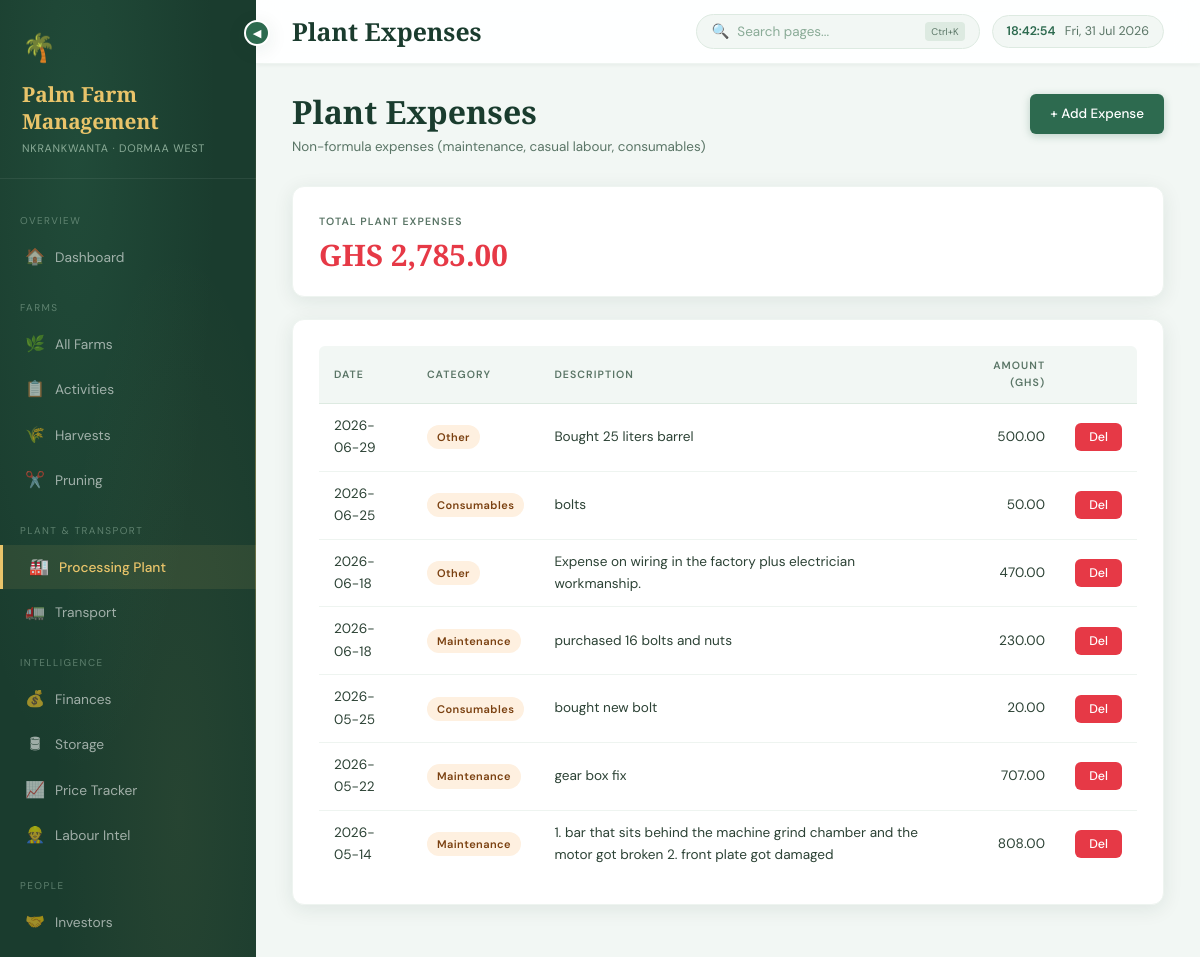
/plant/expenses, run on the app's committed database.
### tables this page shows
CREATE TABLE plant_expenses (
    id          INTEGER PRIMARY KEY AUTOINCREMENT,
    date        DATE NOT NULL,
    category    TEXT CHECK(category IN ('Maintenance','Casual Labour','Consumables','Other')),
    description TEXT,
    amount      REAL DEFAULT 0,
    notes       TEXT
);

### routes/plant.py (the view)
@plant_bp.route('/expenses')
def expenses():
    exp   = query("SELECT * FROM plant_expenses ORDER BY date DESC")
    total = query("SELECT COALESCE(SUM(amount),0) AS t FROM plant_expenses", one=True)['t']
    return render_template('plant/expenses.html',
        expenses=exp, total=total, categories=EXPENSE_CATEGORIES)

### database/db.py (called while the page is built)
def get_connection():
    conn = sqlite3.connect(DB_PATH)
    conn.row_factory = sqlite3.Row
    conn.execute("PRAGMA foreign_keys = ON")
    return conn

def query(sql, params=(), one=False):
    conn = get_connection()
    cur = conn.execute(sql, params)
    rv = cur.fetchone() if one else cur.fetchall()
    conn.close()
    return rv

### templates/plant/expenses.html (shortened to what this page needs)
{% extends 'base.html' %}
{% block page_title %}Plant Expenses{% endblock %}
{% block content %}
<div class="page-header">
  <div><h2>Plant Expenses</h2><p>Non-formula expenses (maintenance, casual labour, consumables)</p></div>
  <a href="{{ url_for('plant.add_expense') }}" class="btn btn-primary">+ Add Expense</a>
</div>
<div class="card">
  <div class="stat-label">Total Plant Expenses</div>
  <div class="stat-value negative">GHS {{ '{:,.2f}'.format(total) }}</div>
</div>
<div class="card"><div class="table-wrap">
  <table>
    <thead><tr><th>Date</th><th>Category</th><th>Description</th><th class="text-right">Amount (GHS)</th><th></th></tr></thead>
    <tbody>
    {% for e in expenses %}
    <tr>
      <td>{{ e['date'] }}</td>
      <td><span class="badge badge-amber">{{ e['category'] }}</span></td>
      <td>{{ e['description'] or '—' }}</td>
      <td class="text-right mono">{{ '{:,.2f}'.format(e['amount']) }}</td>
      <td><form method="POST" action="{{ url_for('plant.delete_expense', exp_id=e['id']) }}" data-confirm="Delete?"><button class="btn btn-sm btn-danger">Del</button></form></td>
    </tr>
    {% else %}
    <tr><td colspan="5" class="text-center muted" style="padding:32px;">No expenses logged.</td></tr>
    {% endfor %}
    </tbody>
  </table>
</div></div>
{% endblock %}

### templates/base.html (style rules this page uses)
:root { --green-dark: #1a3c2e; --green-mid: #2d6a4f; --green-light: #52b788; --green-pale: #d8f3dc; --green-wash: #eef7f1; --gold: #e9c46a; --gold-dark: #c49a2a; --gold-pale: #fdf3dc; --red: #e63946; --red-pale: #fdecea; --amber: #f4a261; --amber-pale: #fef0e0; --white: #ffffff; --off-white: #f8faf9; --surface: #f2f7f4; --border: #ddeae1; --border-soft: #eef4f0; --ink: #1a2e25; --ink-mid: #2c4235; --ink-soft: #5a7566; --ink-muted: #8aab97; --sidebar-w: 256px; --r-sm: 6px; --r: 12px; --r-lg: 18px; --shadow-sm: 0 1px 4px rgba(26,60,46,0.06); --shadow: 0 4px 20px rgba(26,60,46,0.09); --shadow-lg: 0 8px 40px rgba(26,60,46,0.13); --shadow-gold: 0 4px 20px rgba(196,154,42,0.2); }
*, *::before, *::after { box-sizing: border-box; margin: 0; padding: 0; }
html { scroll-behavior: smooth; }
body { font-family: 'DM Sans', sans-serif; background: var(--surface); color: var(--ink); display: flex; min-height: 100vh; font-size: 14px; line-height: 1.65; -webkit-font-smoothing: antialiased; }
.card { background: var(--white); border-radius: var(--r); box-shadow: var(--shadow); padding: 26px; margin-bottom: 22px; border: 1px solid var(--border-soft); transition: box-shadow 0.22s ease, transform 0.22s ease; position: relative; overflow: hidden; }
.card::before { content: ''; position: absolute; top: 0; left: 0; right: 0; height: 2px; background: linear-gradient(90deg, var(--green-mid), var(--gold), var(--green-mid)); transform: scaleX(0); transform-origin: left; transition: transform 0.3s ease; }
.stat-label { font-size: 0.66rem; text-transform: uppercase; letter-spacing: 0.1em; color: var(--ink-soft); font-weight: 600; margin-bottom: 10px; }
.stat-value { font-family: 'Cormorant Garamond', serif; font-size: 1.85rem; font-weight: 700; color: var(--ink); line-height: 1; position: relative; z-index: 1; }
.stat-value.negative { color: var(--red); }
.table-wrap { overflow-x: auto; border-radius: var(--r-sm); }
table { width: 100%; border-collapse: collapse; font-size: 0.85rem; }
thead th { background: var(--surface); color: var(--ink-soft); text-align: left; padding: 11px 15px; font-size: 0.66rem; text-transform: uppercase; letter-spacing: 0.1em; font-weight: 600; border-bottom: 1px solid var(--border); }
tbody tr { border-bottom: 1px solid var(--border-soft); transition: background 0.12s; }
tbody tr:last-child { border-bottom: none; }
tbody td { padding: 11px 15px; vertical-align: middle; color: var(--ink-mid); }
.text-right { text-align: right; }
.mono { font-variant-numeric: tabular-nums; letter-spacing: 0.01em; }
.badge { display: inline-flex; align-items: center; padding: 3px 10px; border-radius: 20px; font-size: 0.69rem; font-weight: 600; letter-spacing: 0.04em; }
.badge-amber { background: var(--amber-pale); color: #7a4010; }
.btn { display: inline-flex; align-items: center; gap: 7px; padding: 9px 20px; border-radius: var(--r-sm); font-family: 'DM Sans', sans-serif; font-size: 0.84rem; font-weight: 500; cursor: pointer; text-decoration: none; border: none; transition: all 0.2s cubic-bezier(0.34,1.56,0.64,1); }
.btn-primary { background: var(--green-mid); color: white; box-shadow: 0 2px 8px rgba(45,106,79,0.28); }
.btn-danger { background: var(--red); color: white; }
.btn-sm { padding: 6px 14px; font-size: 0.78rem; }
.page-header { display: flex; align-items: flex-start; justify-content: space-between; margin-bottom: 28px; }
.page-header h2 { font-family: 'Cormorant Garamond', serif; font-size: 2rem; font-weight: 600; color: var(--green-dark); line-height: 1.15; }
.page-header p { font-size: 0.84rem; color: var(--ink-soft); margin-top: 5px; }
.negative { color: var(--red) !important; font-weight: 600; }

### data on the page
plant_expenses: date "2026-06-29", category "Other", description "Bought 25 liters barrel", amount "500.00"
plant_expenses: date "2026-06-25", category "Consumables", description "bolts", amount "50.00"
plant_expenses: date "2026-06-18", category "Other", description "Expense on wiring in the factory plus electrician workmanship.", amount "470.00"
plant_expenses: date "2026-06-18", category "Maintenance", description "purchased 16 bolts and nuts", amount "230.00"
plant_expenses: date "2026-05-25", category "Consumables", description "bought new bolt", amount "20.00"
plant_expenses: date "2026-05-22", category "Maintenance", description "gear box fix", amount "707.00"
plant_expenses: date "2026-05-14", category "Maintenance", description "1. bar that sits behind the machine grind chamber and the motor got broken 2. front plate got damaged", amount "808.00"

### other printed values
{{ '{:,.2f}'.format(total) }} "2,785.00"
